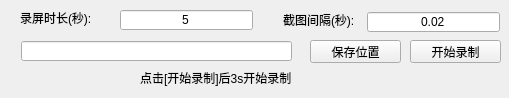
<?xml version="1.0" encoding="UTF-8"?>
<ui version="4.0">
 <class>MainWindow</class>
 <widget class="QMainWindow" name="MainWindow">
  <property name="geometry">
   <rect>
    <x>0</x>
    <y>0</y>
    <width>509</width>
    <height>98</height>
   </rect>
  </property>
  <property name="windowTitle">
   <string>录制最近屏幕</string>
  </property>
  <widget class="QWidget" name="centralwidget">
   <widget class="QLineEdit" name="lineEdit">
    <property name="geometry">
     <rect>
      <x>120</x>
      <y>10</y>
      <width>133</width>
      <height>20</height>
     </rect>
    </property>
    <property name="sizePolicy">
     <sizepolicy hsizetype="Minimum" vsizetype="Minimum">
      <horstretch>0</horstretch>
      <verstretch>0</verstretch>
     </sizepolicy>
    </property>
    <property name="layoutDirection">
     <enum>Qt::RightToLeft</enum>
    </property>
    <property name="text">
     <string>5</string>
    </property>
    <property name="alignment">
     <set>Qt::AlignCenter</set>
    </property>
   </widget>
   <widget class="QLineEdit" name="lineEdit_3">
    <property name="geometry">
     <rect>
      <x>21</x>
      <y>41</y>
      <width>271</width>
      <height>20</height>
     </rect>
    </property>
    <property name="cursorPosition">
     <number>0</number>
    </property>
    <property name="alignment">
     <set>Qt::AlignRight|Qt::AlignTrailing|Qt::AlignVCenter</set>
    </property>
   </widget>
   <widget class="QLabel" name="label_4">
    <property name="geometry">
     <rect>
      <x>20</x>
      <y>10</y>
      <width>78</width>
      <height>16</height>
     </rect>
    </property>
    <property name="sizePolicy">
     <sizepolicy hsizetype="Expanding" vsizetype="Preferred">
      <horstretch>0</horstretch>
      <verstretch>0</verstretch>
     </sizepolicy>
    </property>
    <property name="text">
     <string>录屏时长(秒):</string>
    </property>
   </widget>
   <widget class="QPushButton" name="pushButton">
    <property name="geometry">
     <rect>
      <x>310</x>
      <y>40</y>
      <width>91</width>
      <height>23</height>
     </rect>
    </property>
    <property name="text">
     <string>保存位置</string>
    </property>
   </widget>
   <widget class="QPushButton" name="pushButton_2">
    <property name="geometry">
     <rect>
      <x>410</x>
      <y>40</y>
      <width>91</width>
      <height>23</height>
     </rect>
    </property>
    <property name="text">
     <string>开始录制</string>
    </property>
   </widget>
   <widget class="QLabel" name="label_2">
    <property name="geometry">
     <rect>
      <x>283</x>
      <y>12</y>
      <width>78</width>
      <height>16</height>
     </rect>
    </property>
    <property name="text">
     <string>截图间隔(秒):</string>
    </property>
   </widget>
   <widget class="QLineEdit" name="lineEdit_2">
    <property name="geometry">
     <rect>
      <x>367</x>
      <y>12</y>
      <width>133</width>
      <height>20</height>
     </rect>
    </property>
    <property name="text">
     <string>0.02</string>
    </property>
    <property name="alignment">
     <set>Qt::AlignCenter</set>
    </property>
   </widget>
   <widget class="QLabel" name="label">
    <property name="geometry">
     <rect>
      <x>140</x>
      <y>70</y>
      <width>161</width>
      <height>16</height>
     </rect>
    </property>
    <property name="text">
     <string>点击[开始录制]后3s开始录制</string>
    </property>
   </widget>
  </widget>
 </widget>
 <resources/>
 <connections/>
</ui>
